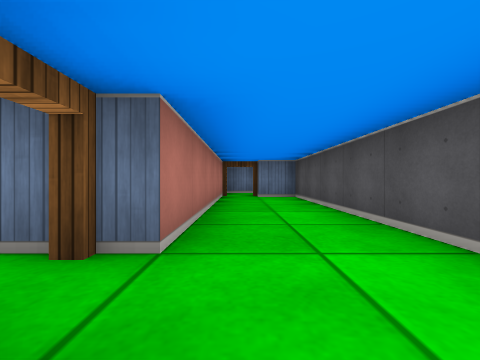
View 1 (above)

13 first-person views from a walk through a cub3D maze. The camera is about half as high as the walls, looks level and sees 90° across. The floor is counted in squares. Each view is taken from the middle of a square. On the plan, view 1 faces up. The plan holds only what a view shows up to about 9 squares ahead; the rest is blank.

View 2
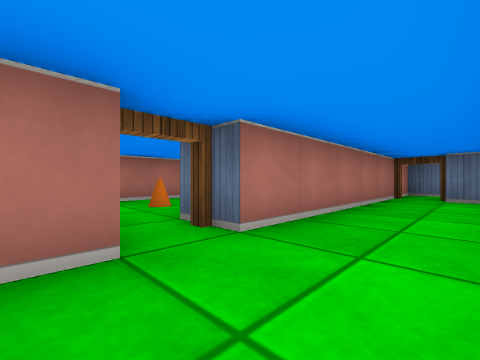

View 3
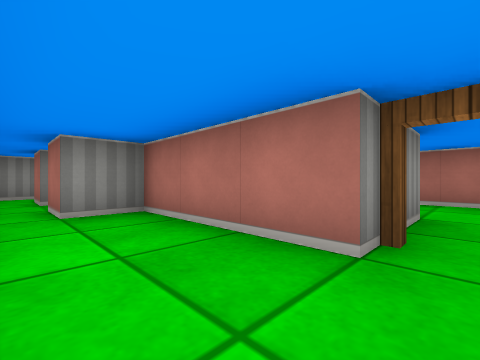

View 4
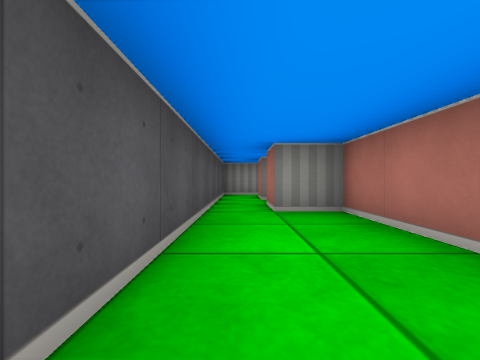

View 5
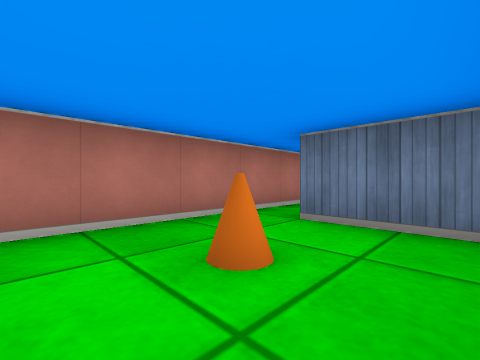

View 6
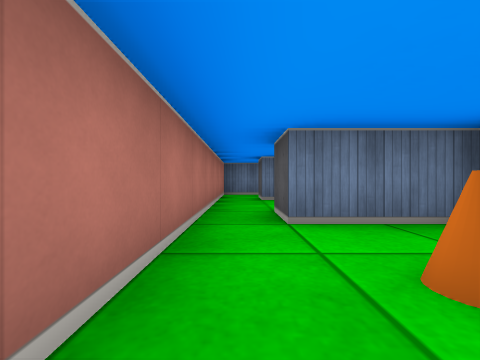

View 7
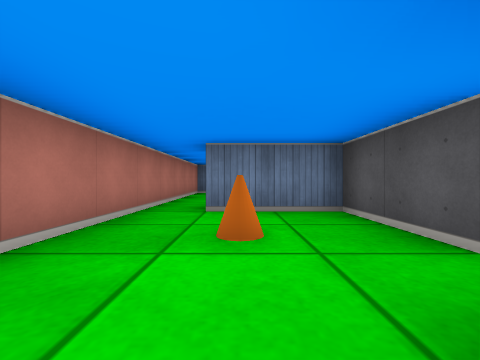

View 8
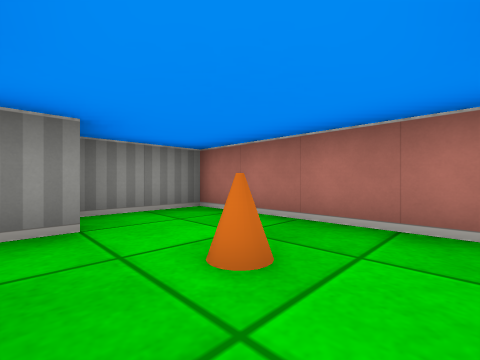

View 9
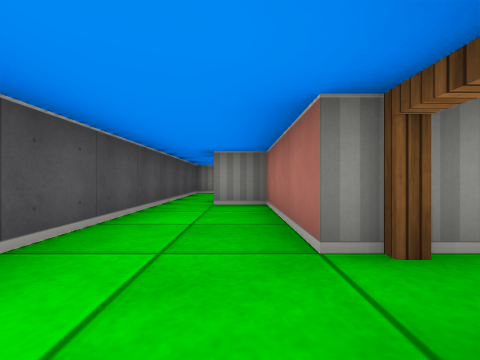

View 10
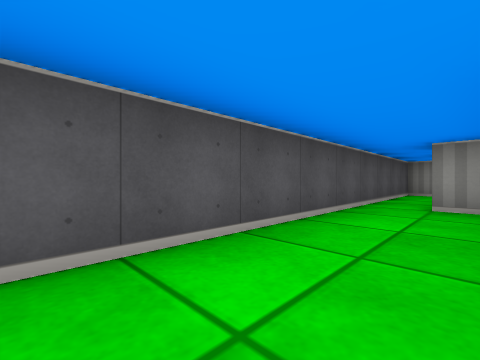

View 11
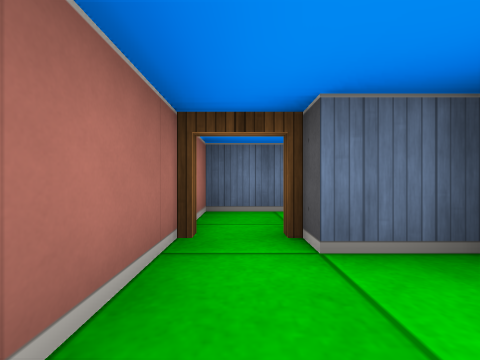

View 12
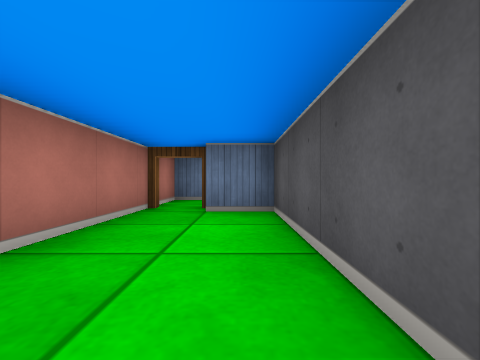

View 13
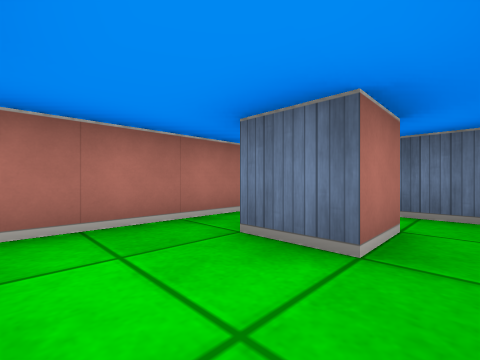

### Floor plan
Ten units are one square. View 1 is at (0, 0); x grows to the right and y downward. Boxes are objects, and circles mark ways between rooms. Rooms are numbered by the first view taken in them; rooms with no view inside come last. Other rooms are left out.
<svg viewBox="-50 -90 70 120">
<path fill="none" stroke="#000" d="M-5 -5 -5 25 5 25M15 25 15 -65 5 -65M-5 -70 -5 -15M-25 -5 -5 -5M-15 -15 -15 -35 -35 -35 -35 -45M-45 -45 -45 5 -26 5M-25 -75 -25 -65 -35 -65 -35 -74M-20 -85 -45 -85 -45 -45M8 -85 -5 -85 -5 -70"/>
<rect x="-35" y="-25" width="10" height="10" fill="#bbb"><title>cone</title></rect>
<circle cx="-10" cy="-10" r="3" fill="#2a7"/>
<circle cx="0" cy="-70" r="3" fill="#2a7"/>
<circle cx="-40" cy="-40" r="3" fill="#2a7"/>
<text x="0" y="-20">1</text>
<text x="-30" y="-20">2</text>
<text x="-30" y="-60">3</text>
<text x="0" y="-80">4</text>
</svg>
Room 1 opens to room 2. Room 1 opens to room 4. Room 2 opens to room 3.

Where each view was taken, in squares from view 1:
view 1: 0 up, 0 right, facing up
view 2: 0 up, 1 right, facing up-left
view 3: 1 up, 1 right, facing down-left
view 4: 1 up, 1 right, facing down
view 5: 1 up, 2 left, facing up-left
view 6: 1 up, 4 left, facing up
view 7: 0 up, 3 left, facing up
view 8: 3 up, 2 left, facing down-left
view 9: 2 up, 0 right, facing down
view 10: 2 up, 0 right, facing down-right
view 11: 5 up, 0 right, facing up
view 12: 3 up, 1 right, facing up
view 13: 5 up, 2 left, facing up-left
